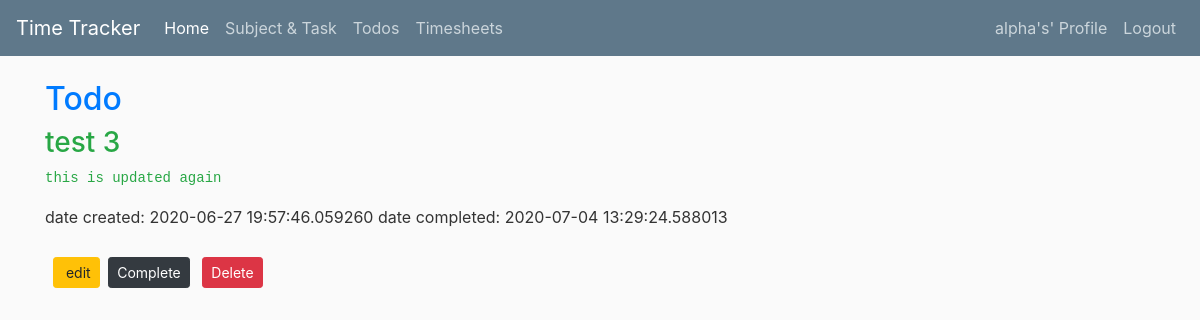
The app's page /todos/3 (signed in) with its own data.
### timetracker/models.py (models this page shows, shortened)
class User(db.Model, UserMixin):
	id = db.Column(db.Integer, primary_key=True)
	username = db.Column(db.String(20), unique=True, nullable=False)
	email = db.Column(db.String(120), unique=True, nullable=False)
	password = db.Column(db.String(32), nullable=False)

class Todo(db.Model):
	id = db.Column(db.Integer, primary_key=True)
	title = db.Column(db.String(256), nullable=False)
	description = db.Column(db.Text, nullable=False)
	date_created = db.Column(db.DateTime, nullable=False, default=datetime.utcnow)
	date_completed = db.Column(db.DateTime, nullable=True)
	user_id = db.Column(db.Integer, db.ForeignKey('user.id'), nullable=False)
	user = db.relationship('User', backref=db.backref('todos', lazy=True))

### timetracker/todos/routes.py (the view)
@todos.route('/todos/<int:todo_id>')
@login_required
def todo(todo_id):
	todo = Todo.query.get_or_404(todo_id)
	return render_template('todo.html', title='Todo', todo=todo)

### timetracker/models.py (called while the page is built)
@login_manager.user_loader
def load_user(user_id):
	return User.query.get(int(user_id))

### timetracker/templates/todo.html (shortened to what this page needs)
{% extends "layout.html" %}
{% block content %}
    <div>
		 <h2 class="text-primary">Todo</h2>
		 <div>
			{% if todo.date_completed %}
			<h3 class="text-success">{{ todo.title }}</h3>
			<pre class="text-success">{{ todo.description }}</pre>
			{% else %}
				<h3 class="text-danger">{{ todo.title }}</h3>
				<pre class="text-danger">{{ todo.description }}</pre>
			{% endif %}
			date created: {{ todo.date_created }}
			{% if todo.date_completed %}
			date completed: {{ todo.date_completed }}
			{% endif %}
			<br><br>
			<a href="{{ url_for('todos.update_todo', todo_id=todo.id) }}" class="btn btn-warning btn-sm ml-2 mt-1 mb-1">
				 edit
			</a>
			<button type="button" class="btn btn-dark btn-sm m-1" data-toggle="modal" data-target="#completeModal">Complete</button>
			<button type="button" class="btn btn-danger btn-sm m-1" data-toggle="modal" data-target="#deleteModal">Delete</button>
		 </div>
	 </div>
{% endblock content %}

### timetracker/templates/layout.html (shortened to what this page needs)
<!DOCTYPE html>
<html>
    <head>
		  <link rel="stylesheet" href="https://stackpath.bootstrapcdn.com/bootstrap/4.5.0/css/bootstrap.min.css">
        <link rel="stylesheet" href="https://use.fontawesome.com/releases/v5.4.1/css/all.css">
        <link rel="stylesheet" type="text/css" href="{{ url_for('static', filename='site.css') }}">
    </head>
    <body>
        <header class="site-header">
            <nav class="navbar navbar-expand-lg navbar-dark bg-steel fixed-top">
                <a class="navbar-brand" href="/">Time Tracker</a>
                <div class="collapse navbar-collapse" id="navbarSupportedContent">
                    <ul class="navbar-nav mr-auto">
                        <li class="nav-item active">
                            <a class="nav-link" href="/home">Home</a>
                        </li>
                        <li class="nav-item">
                            <a class="nav-link" href="/subjects_tasks">Subject & Task</a>
								</li>
                        <li class="nav-item">
									<a class="nav-link" href="/todos">Todos</a>
							  </li>
                        <li class="nav-item">
                            <a class="nav-link" href="/timesheets">Timesheets</a>
                        </li>
                    </ul>
                </div>
                <div class="navbar-nav">
						 {% if current_user.is_authenticated %}
							<a class="nav-item nav-link" href="/profile"> {{ current_user.username }}'s' Profile</a>
							<a class="nav-item nav-link" href="/logout">Logout</a>
						 {% else %}
							<a class="nav-item nav-link" href="/login">Login</a>
							<a class="nav-item nav-link" href="/register">Register</a>
						 {% endif %}
                </div>
            </nav>
        </header>
				<main role="main" class="container">
					<div class="row">
						<div class="col">
							{% block content %}
							{% endblock content %}
						</div>
					</div>
				</main>
    </body>
</html>

### timetracker/static/site.css (style rules this page uses)
body { background: #fafafa; color: #333333; margin-top: 5rem; }
h1, h2, h3, h4, h5, h5, h6 { color: #444444; }
.bg-steel { background-color: #5f788a; }
.site-header .navbar-nav .nav-link { color: #cbd5db }

### records on screen
User: username "alpha"
Todo: title "test 3", description "this is updated again", date_created "2020-06-27 19:57:46.059260", date_completed "2020-07-04 13:29:24.588013"
